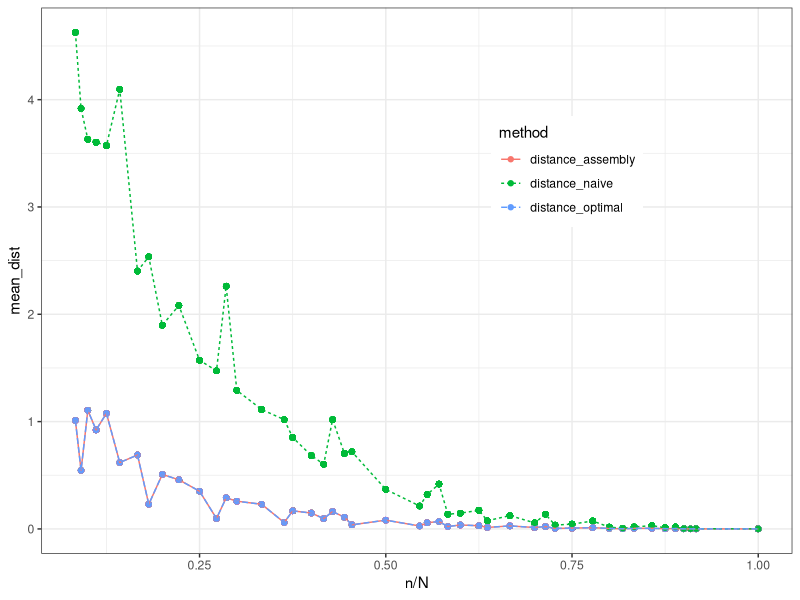

Source code (R): (Note: this script raises an error after producing the figure.)
library(tidyverse)
library(viridis)

setwd("~/Desktop/coursework/QME/QME_final_project/code/")
data = read.csv('../data/taylor_results.csv')

#average over simulations
data_w = data %>% 
  select(c(1:11, 13:15)) %>% 
  pivot_longer(c(distance_assembly, distance_optimal, distance_naive),
               names_to = "method", values_to = "dist_value") %>% 
  group_by(a, b, n/N, method) %>% 
  mutate(mean_dist = mean(dist_value))

ggplot(data_w , aes(x = n/N, y = mean_dist, 
                    group = method, 
                    colour = method))+
  geom_point() + 
  geom_line(aes(linetype = method)) +
  theme_bw()+
  theme(legend.position = c(0.7, 0.7))+
  ggsave('../data/error_n_N.pdf', height = 4, width = 4.5)


